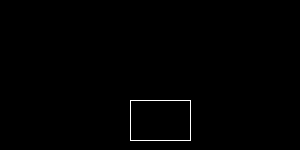
Frame 1 (no input)
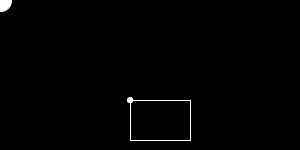
Frame 60 (the mouse pressed at the canvas centre just before this capture)
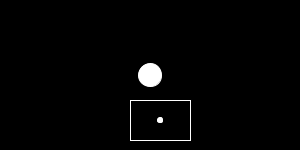
Frame 120 (the mouse held since frame 60 and released just before this capture)

The Processing sketch that drew these frames (run headless with seeded random() and noise(); from frame 60 on, the mouse is pressed at the canvas centre):

// Processing sketch: miniProjection
// ── miniProjection.pde
// Position/Größe des Rechtecks
float x = 130;
float y = 100;
float w = 60;
float h = 40;

void setup() {
  size(300, 150);
}
float pulsestep = 0;
void draw() {
  background(0);
  stroke(255);
  noFill();
  rect(x, y, w, h);
  fill(255);
  ellipse(mouseX, mouseY,  pulsestep%6 *4,pulsestep%6 * 4); // Mauszeiger
  float frakX = width / w;
  float frakY = height / h;
 ellipse(x +   mouseX / frakX ,y + mouseY / frakY,pulsestep%6,pulsestep%6);
pulsestep += 0.2;
}
